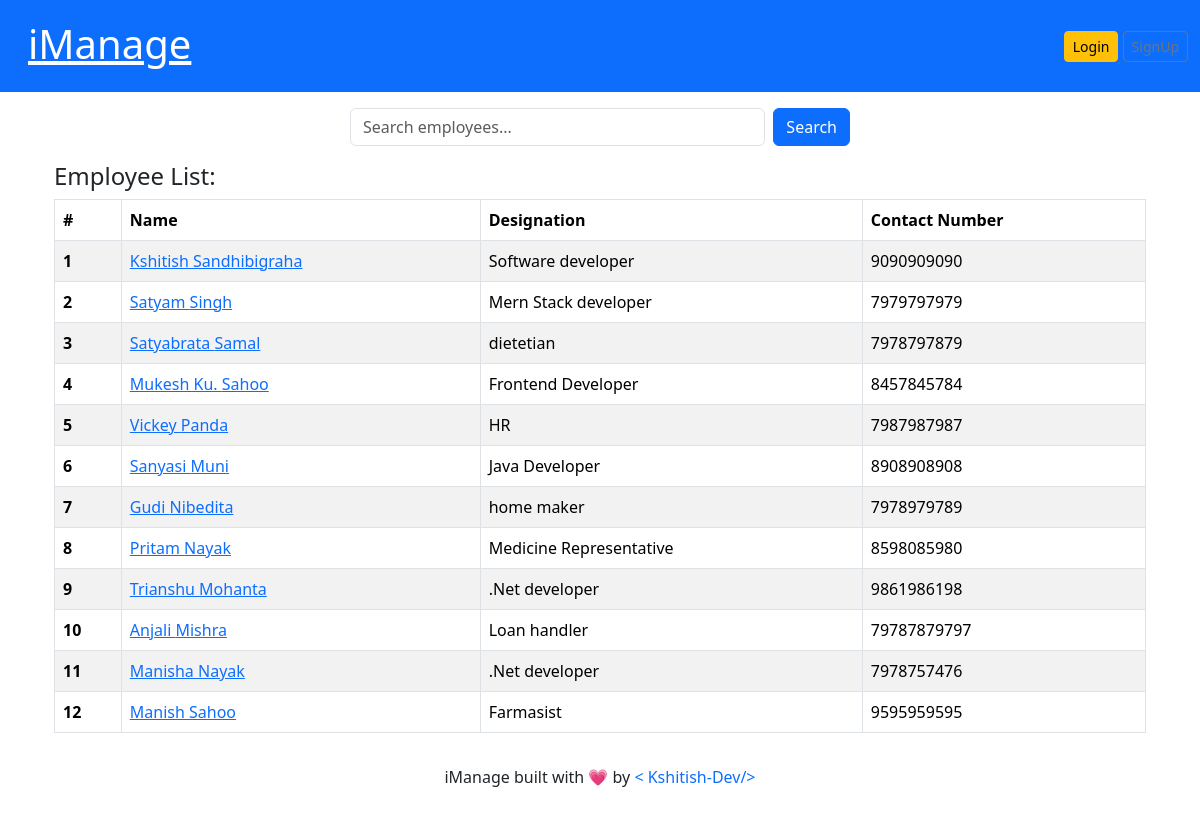
Before: / with the older database file.
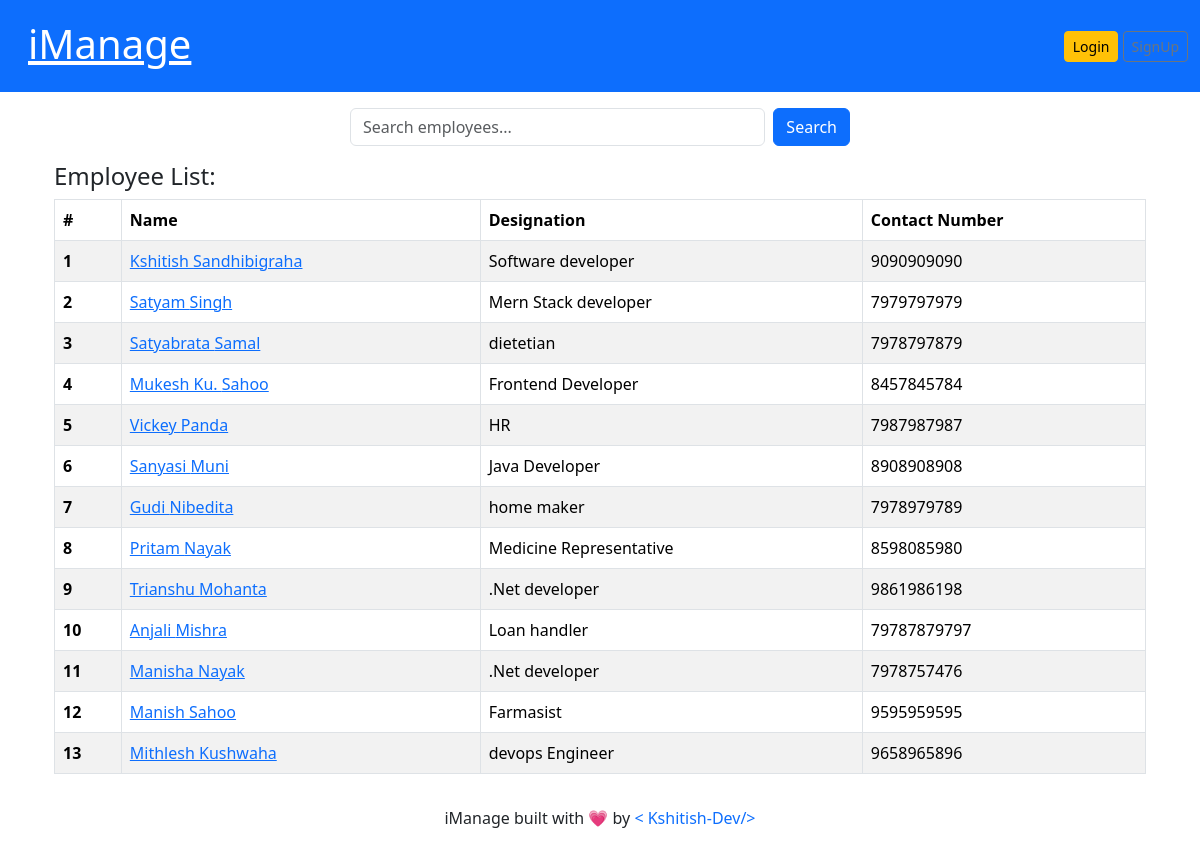
After: the same page with the newer database file.
### employees/models.py (models this page shows, shortened)
class  Employee(models.Model):
    first_name = models.CharField(max_length=100)
    last_name = models.CharField(max_length=100)
    photo = models.ImageField(upload_to='images')       #<-- this is media file
    designation = models.CharField(max_length=100)
    email_address = models.EmailField(max_length=100, unique=True)
    phone_number = models.CharField(max_length=12 , blank=True)
    created_at = models.DateTimeField(auto_now_add=True)
    updated_at = models.DateTimeField(auto_now=True)

### mysite/views.py (the view)
# urls.py: 2. Add a URL to urlpatterns:  path('', views.home, name='home')
def home(request):
    query = request.GET.get('q')
    if query:
        employees = Employee.objects.filter(first_name__icontains=query) | Employee.objects.filter(last_name__icontains=query)
    else:
        employees = Employee.objects.all()
    context = {
        'employees' : employees,
        'query': query,
    }
    return render(request, 'home.html', context)

### templates/home.html (shortened to what this page needs)
{% extends 'base.html' %}
{% block content %}
<div class="container pt-3">
  <form method="GET" action="{% url 'home' %}" class="d-flex mb-3" style="width: 500px; margin: auto;">
    <input type="text" name="q" class="form-control me-2" placeholder="Search employees...">
    <button type="submit" class="btn btn-primary">Search</button>
  </form>
    <h4>Employee List:</h4>
    {% if employees %}
    <table class="table table-striped table-bordered">
        <thead>
            <tr>
                <th scope="col">#</th>
                <th scope="col">Name</th>
                <th scope="col">Designation</th>
                <th scope="col">Contact Number</th>
            </tr>
        </thead>
        <tbody>
            {% for emp in employees %}
            <tr>
                <th>{{ forloop.counter }}</th>
                <td><a href="{% url 'employee_details' emp.id %}">{{ emp.first_name }} {{ emp.last_name }}</a></td>
                <td>{{ emp.designation }}</td>
                <td>{{ emp.phone_number }}</td>
            </tr>
            {% endfor %}
        </tbody>
    </table>
    {% else %}
    <p class="text-center">No employees found matching "{{ query }}".</p>
    <div class="text-center">
      <a href="{% url 'home'%}" class="btn btn-primary mt-3" >Back to home</a>
    </div>
    {% endif %}
</div>
{% endblock %}

Changed rows visible on the page:
added Employee: first_name "Mithlesh", last_name "Kushwaha", designation "devops Engineer", phone_number "9658965896"
